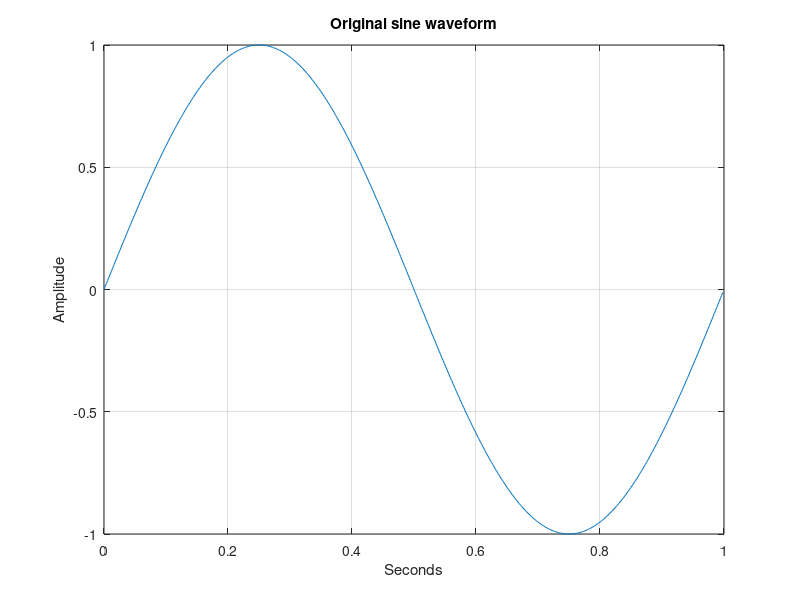
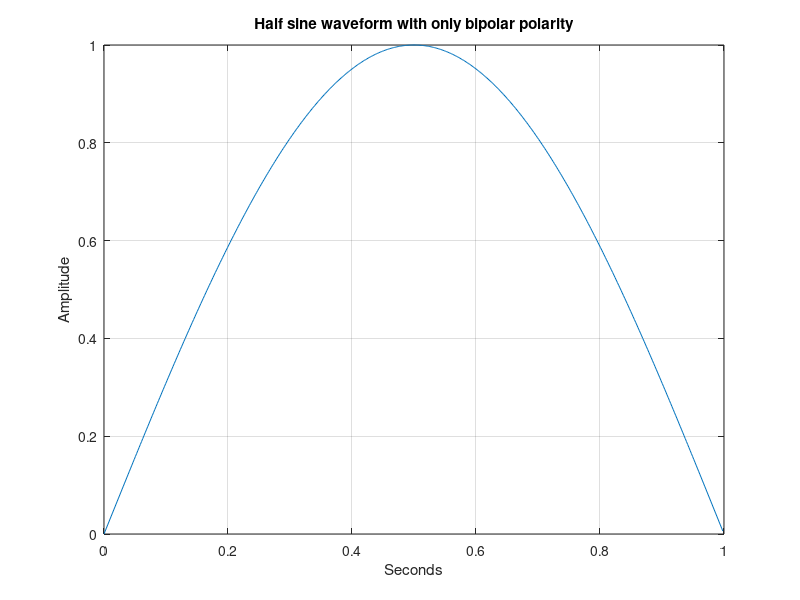
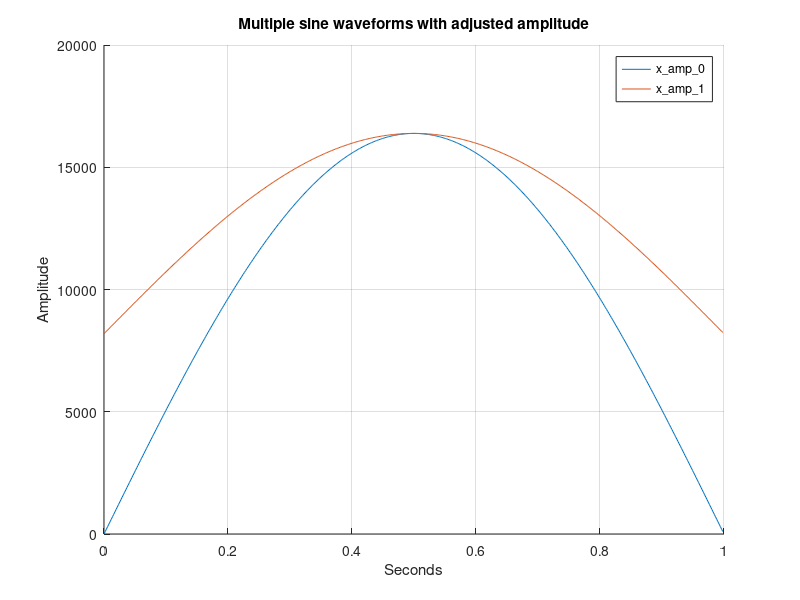

Write MATLAB code to recreate these figures, in order.
% + === + === + === + === + === + === + === + === + === + === + === + === +
% |                                                                       |
% | This MATLAB script was written for the purpose of generating          |
% | the lookup table needed to output a sine wave from an FPGA.           |
% |                                                                       |
% + === + === + === + === + === + === + === + === + === + === + === + === +

% Clean up all past data.
clc; close all; clear;

% Change the following variable values to the values used in the FPGA program.
sample_rate = 1024;
data_bit_width = 16;

%%
%% Set the following variable values to generate a signal.
%%

% Set the frequency value to generate the waveform.
% (One cycle is sufficient for the amount of data this script will generate.)
f = 1;

% Determine the sampling rate.
% (This value must match the number of data tables you will use in your FPGA.)
fs = (sample_rate/2);

% Determine the time value.
% (Determine the value based on the sampling rate set above.)
t = linspace(0, 1-(1/fs), fs);

%%
%% Generates a signal using the variable values set above.
%%

% Adjust the values of the variables that determine the amplitude 
% to output natural numbers as much as possible.
amp_max = 2^(data_bit_width-2);
amp_off = amp_max/2;

% The value of variable "X" stores the value for the original waveform, 
% and the value of variable "X1" stores the value 
% for the amplitude-adjusted waveform, allowing the results to be compared.
% ------------------------------------------------------------------------------ 
% Please refer to the following to understand the SINE waveform.
% The formula for generating the SINE waveform is as follows, 
% but can be changed arbitrarily to save FPGA resources.
% x = a*sin(2*pi*f*t)
x_sine = sin(2*pi*f*t);
x_half = sin(pi*f*t);
x_ampl = sin(pi*f*t)*amp_max;
x_amp1 = sin(pi*f*t)*amp_off+amp_off;

%%
%% For each waveform, create a graph to compare results.
%%

% Output the original SINE waveform as a graph.
figure(1);
plot(t, x_sine); grid on;
title('Original sine waveform');
xlabel('Seconds'); ylabel('Amplitude');

% Outputs a SINE waveform in which only the positive polarity region exists.
figure(2);
plot(t, x_half); grid on;
title('Half sine waveform with only bipolar polarity');
xlabel('Seconds'); ylabel('Amplitude');

% Outputs a SINE waveform with the amplitude changed.
figure(3);
hold on; plot(t, x_ampl); plot(t, x_amp1); hold off; grid on;
title('Multiple sine waveforms with adjusted amplitude');
xlabel('Seconds'); ylabel('Amplitude'); legend('x\_amp\_0', 'x\_amp\_1');

%%
%% Outputs the result data.
%%

% The resulting value is derived in natural number form.
x_data = cast(x_amp1, "uint32");

% Prints random text to identify the copy area.
fprintf("===== [ Please copy and use from here. ] =====\r\n");

% Outputs SINE waveform data.
idx_length=size(x_data,2);
for idx = 1:idx_length
    if idx == idx_length
        fprintf('%d\r', x_data(idx))
    else
        fprintf('%d, ', x_data(idx))
    end

    if (mod(idx,8) == 0)
        fprintf('\n')
    end
end

% Prints random text to identify the copy area.
fprintf("===== [ This is the end of the copy area. ] =====\r\n");

